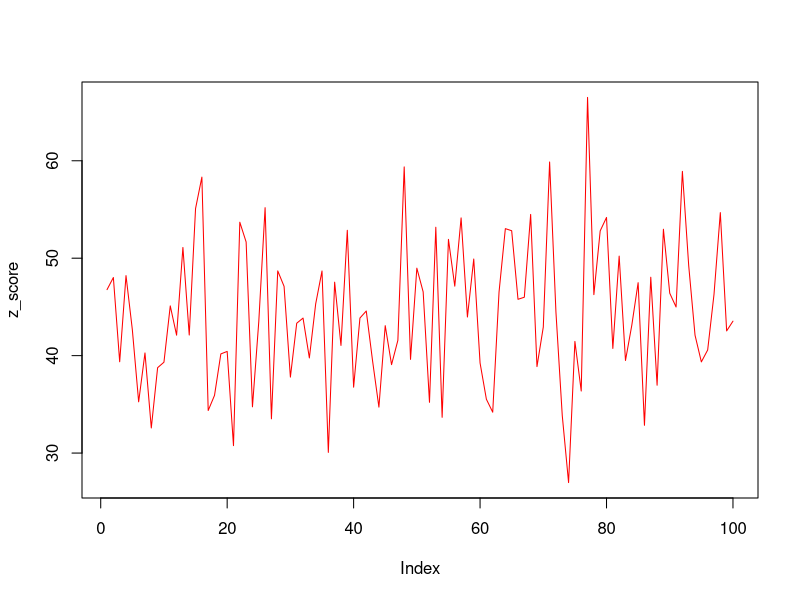
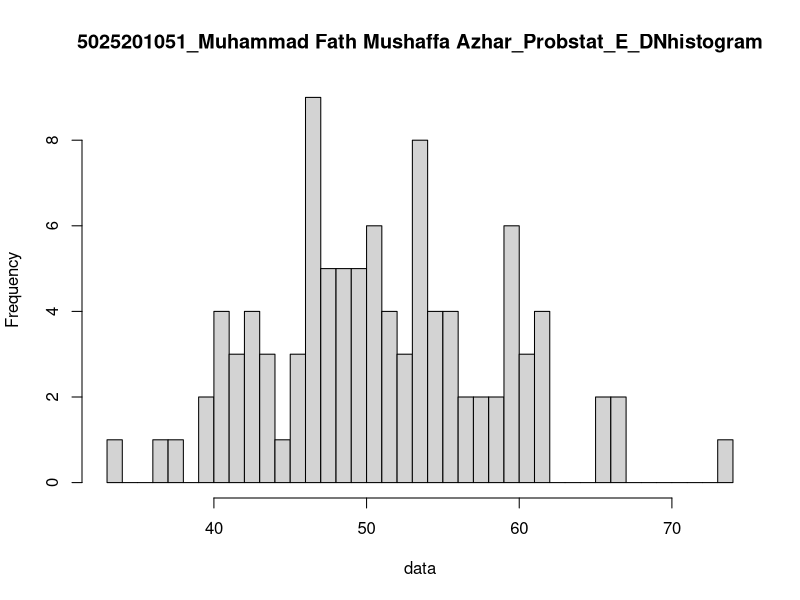

Write the R code that produced these figures, in order.
#soal6

#a
data <- rnorm(100, 50, 8)
avg <- mean(data)
x1 <- floor(avg)
x2 <- ceiling(avg)
z_score <- (data - mean(data)/ sd(data))
plot(z_score, type = 'l', col='red')

#b
hist(data, 
     main = "5025201051_Muhammad Fath Mushaffa Azhar_Probstat_E_DNhistogram",
     breaks = 50)

#c
varian <- var(data)